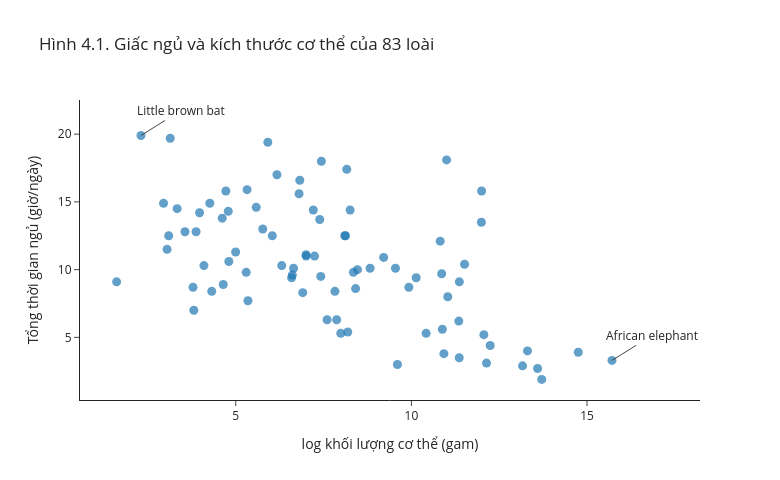

Source (notebook cell):
### Markdown cell above
Trên thang khối lượng gốc, voi châu Phi (6654 kg) và voi châu Á (2547 kg) nằm tách biệt ở bên phải, còn gần như mọi loài khác dồn vào một dải hẹp ở phía trái. Hình dưới vẽ lại với `log_bodywt`.

### Code cell
ten_can_ghi = ["Little brown bat", "African elephant"]

# Rê chuột lên một điểm để xem tên loài, chế độ ăn và tình trạng bảo tồn
fig = px.scatter(msleep, x="log_bodywt", y="sleep_total", hover_name="name",
                 hover_data={"vore": True, "conservation": True, "log_bodywt": ":.2f"},
                 labels={"log_bodywt": "log khối lượng cơ thể (gam)", "sleep_total": "Tổng thời gian ngủ (giờ/ngày)"},
                 title="Hình 4.1. Giấc ngủ và kích thước cơ thể của 83 loài", width=780, height=480)
fig.update_traces(marker=dict(size=9, opacity=0.7))
for ten in ten_can_ghi:
    dong = msleep[msleep["name"] == ten].iloc[0]
    fig.add_annotation(x=dong["log_bodywt"], y=dong["sleep_total"], text=ten, showarrow=True, arrowhead=0, ax=40, ay=-25)
fig.show()

### Figure 1 — Plotly figure (JSON) as saved in the notebook; plotly's stock layout.template omitted (floating-point values rounded to 4 significant figures; data arrays with more than 128 entries replaced by an {"elided": "..."} marker saying what was removed)
{"data": [{"customdata": {"elided": "83x2 str values"}, "hovertemplate": "<b>%{hovertext}</b><br><br>log khối lượng cơ thể (gam)=%{x:.2f}<br>Tổng thời gian ngủ (giờ/ngày)=%{y}<br>vore=%{customdata[0]}<br>conservation=%{customdata[1]}<extra></extra>", "hovertext": ["Cheetah", "Owl monkey", "Mountain beaver", "Greater short-tailed shrew", "Cow", "Three-toed sloth", "Northern fur seal", "Vesper mouse", "Dog", "Roe deer", "Goat", "Guinea pig", "Grivet", "Chinchilla", "Star-nosed mole", "African giant pouched rat", "Lesser short-tailed shrew", "Long-nosed armadillo", "Tree hyrax", "North American Opossum", "Asian elephant", "Big brown bat", "Horse", "Donkey", "European hedgehog", "Patas monkey", "Western american chipmunk", "Domestic cat", "Galago", "Giraffe", "Pilot whale", "Gray seal", "Gray hyrax", "Human", "Mongoose lemur", "African elephant", "Thick-tailed opposum", "Macaque", "Mongolian gerbil", "Golden hamster", "Vole ", "House mouse", "Little brown bat", "Round-tailed muskrat", "Slow loris", "Degu", "Northern grasshopper mouse", "Rabbit", "Sheep", "Chimpanzee", "Tiger", "Jaguar", "Lion", "Baboon", "Desert hedgehog", "Potto", "Deer mouse", "Phalanger", "Caspian seal", "Common porpoise", "Potoroo", "Giant armadillo", "Rock hyrax", "Laboratory rat", "African striped mouse", "Squirrel monkey", "Eastern american mole", "Cotton rat", "Mole rat", "Arctic ground squirrel", "Thirteen-lined ground squirrel", "Golden-mantled ground squirrel", "Musk shrew", "Pig", "Short-nosed echidna", "Eastern american chipmunk", "Brazilian tapir", "Tenrec", "Tree shrew", "Bottle-nosed dolphin", "Genet", "Arctic fox", "Red fox"], "legendgroup": "", "marker": {"color": "#1F77B4", "opacity": 0.7, "size": 9, "symbol": "circle"}, "mode": "markers", "name": "", "orientation": "v", "showlegend": false, "type": "scatter", "x": [10.82, 6.174, 7.208, 2.944, 13.3, 8.256, 9.928, 3.807, 9.547, 9.602, 10.42, 6.59, 8.466, 6.04, 4.094, 6.908, 1.609, 8.161, 7.99, 7.438, 14.75, 3.135, 13.16, 12.14, 6.646, 9.21, 4.263, 8.102, 5.298, 13.71, 13.59, 11.35, 7.873, 11.03, 7.421, 15.71, 5.914, 8.825, 3.97, 4.787, 3.555, 3.091, 2.303, 5.583, 7.244, 5.347, 3.332, 7.824, 10.92, 10.86, 12.0, 11.51, 11.99, 10.14, 6.31, 7.003, 3.045, 7.39, 11.36, 10.88, 7.003, 11.0, 8.189, 5.768, 3.784, 6.611, 4.317, 4.997, 4.804, 6.824, 4.615, 5.323, 3.871, 11.37, 8.412, 4.718, 12.24, 6.802, 4.644, 12.06, 7.601, 8.126, 8.35], "xaxis": "x", "y": [12.1, 17.0, 14.4, 14.9, 4.0, 14.4, 8.7, 7.0, 10.1, 3.0, 5.3, 9.4, 10.0, 12.5, 10.3, 8.3, 9.1, 17.4, 5.3, 18.0, 3.9, 19.7, 2.9, 3.1, 10.1, 10.9, 14.9, 12.5, 9.8, 1.9, 2.7, 6.2, 6.3, 8.0, 9.5, 3.3, 19.4, 10.1, 14.2, 14.3, 12.8, 12.5, 19.9, 14.6, 11.0, 7.7, 14.5, 8.4, 3.8, 9.7, 15.8, 10.4, 13.5, 9.4, 10.3, 11.0, 11.5, 13.7, 3.5, 5.6, 11.1, 18.1, 5.4, 13.0, 8.7, 9.6, 8.4, 11.3, 10.6, 16.6, 13.8, 15.9, 12.8, 9.1, 8.6, 15.8, 4.4, 15.6, 8.9, 5.2, 6.3, 12.5, 9.8], "yaxis": "y"}], "layout": {"annotations": [{"arrowhead": 0, "ax": 40, "ay": -25, "showarrow": true, "text": "Little brown bat", "x": 2.303, "y": 19.9}, {"arrowhead": 0, "ax": 40, "ay": -25, "showarrow": true, "text": "African elephant", "x": 15.71, "y": 3.3}], "height": 480, "legend": {"tracegroupgap": 0}, "title": {"text": "Hình 4.1. Giấc ngủ và kích thước cơ thể của 83 loài"}, "width": 780, "xaxis": {"anchor": "y", "domain": [0.0, 1.0], "title": {"text": "log khối lượng cơ thể (gam)"}}, "yaxis": {"anchor": "x", "domain": [0.0, 1.0], "title": {"text": "Tổng thời gian ngủ (giờ/ngày)"}}}}
